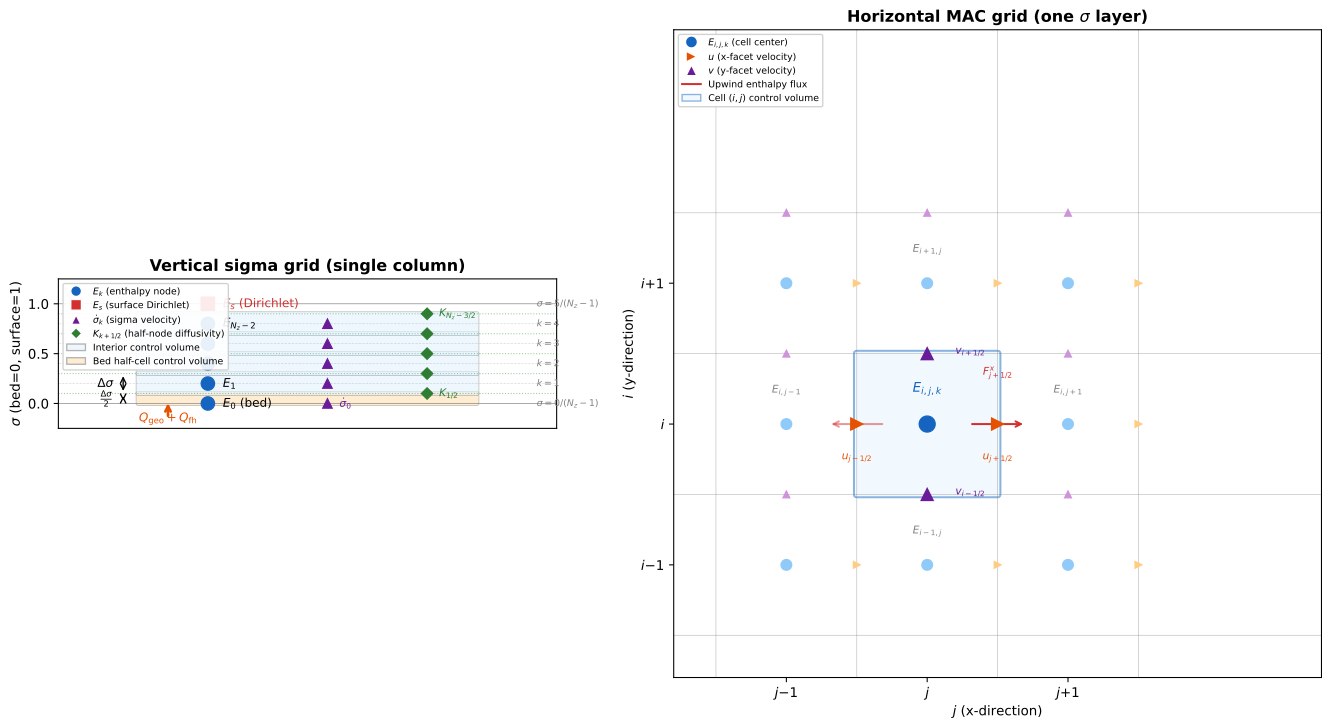

Reproduce this figure in Python.
"""
Generate the column discretization diagram for column_smoother.md.

Run:
    cd docs/figures && python column_grid.py
"""
import matplotlib.pyplot as plt
import matplotlib.patches as mpatches
import numpy as np

fig, axes = plt.subplots(1, 2, figsize=(14, 8),
                         gridspec_kw={'width_ratios': [1, 1.3]})

# ================================================================
# LEFT PANEL: Vertical sigma grid (single column)
# ================================================================
ax = axes[0]
ax.set_xlim(-0.5, 4.5)
ax.set_ylim(-0.25, 1.25)
ax.set_aspect('equal')
ax.set_title('Vertical sigma grid (single column)', fontsize=12, fontweight='bold')

nz = 6
sigma = np.linspace(0, 1, nz)
dsig = sigma[1] - sigma[0]

# Control volume shading
for k in range(nz):
    if k == 0:
        # Half-cell at bed
        y_lo = 0.0
        y_hi = dsig / 2
        color = '#FFE0B2'
        label = 'Bed half-cell CV'
    elif k == nz - 1:
        # Surface: Dirichlet, no CV
        continue
    else:
        y_lo = sigma[k] - dsig / 2
        y_hi = sigma[k] + dsig / 2
        color = '#E3F2FD'
        label = 'Interior CV' if k == 1 else None
    rect = mpatches.FancyBboxPatch((0.3, y_lo), 3.4, y_hi - y_lo,
                                    boxstyle="round,pad=0.02",
                                    facecolor=color, edgecolor='gray',
                                    linewidth=0.5, alpha=0.6)
    ax.add_patch(rect)

# Sigma level lines
for k in range(nz):
    style = '-' if k in (0, nz - 1) else '--'
    alpha = 1.0 if k in (0, nz - 1) else 0.3
    ax.axhline(sigma[k], color='gray', linestyle=style, alpha=alpha, linewidth=0.5)

# Half-node lines (where K is evaluated)
for k in range(nz - 1):
    y_half = 0.5 * (sigma[k] + sigma[k + 1])
    ax.axhline(y_half, color='green', linestyle=':', alpha=0.4, linewidth=0.8)

# E nodes (cell centers)
x_E = 1.0
for k in range(nz):
    marker = 's' if k == nz - 1 else 'o'
    color = '#D32F2F' if k == nz - 1 else '#1565C0'
    ax.plot(x_E, sigma[k], marker, color=color, markersize=10, zorder=5)
    if k == 0:
        ax.annotate(f'$E_0$ (bed)', (x_E + 0.15, sigma[k]),
                    fontsize=9, va='center')
    elif k == nz - 1:
        ax.annotate(f'$E_s$ (Dirichlet)', (x_E + 0.15, sigma[k]),
                    fontsize=9, va='center', color='#D32F2F')
    elif k == 1:
        ax.annotate(f'$E_{k}$', (x_E + 0.15, sigma[k]),
                    fontsize=9, va='center')
    elif k == nz - 2:
        ax.annotate(f'$E_{{N_z-2}}$', (x_E + 0.15, sigma[k]),
                    fontsize=9, va='center')

# sigma_dot nodes
x_sd = 2.2
for k in range(nz - 1):
    ax.plot(x_sd, sigma[k], '^', color='#6A1B9A', markersize=7, zorder=5)
    if k == 0:
        ax.annotate(r'$\dot\sigma_0$', (x_sd + 0.12, sigma[k]),
                    fontsize=8, va='center', color='#6A1B9A')

# K at half-nodes
x_K = 3.2
for k in range(nz - 1):
    y_half = 0.5 * (sigma[k] + sigma[k + 1])
    ax.plot(x_K, y_half, 'D', color='#2E7D32', markersize=6, zorder=5)
    if k == 0:
        ax.annotate(r'$K_{1/2}$', (x_K + 0.12, y_half),
                    fontsize=8, va='center', color='#2E7D32')
    elif k == nz - 2:
        ax.annotate(r'$K_{N_z-3/2}$', (x_K + 0.12, y_half),
                    fontsize=8, va='center', color='#2E7D32')

# Neumann flux arrow at bed
ax.annotate('', xy=(0.6, 0.03), xytext=(0.6, -0.15),
            arrowprops=dict(arrowstyle='->', color='#E65100', lw=2))
ax.text(0.6, -0.18, r'$Q_{\mathrm{geo}} + Q_{\mathrm{fh}}$',
        ha='center', fontsize=9, color='#E65100')

# Half-cell bracket
bx = 0.15
ax.annotate('', xy=(bx, 0), xytext=(bx, dsig / 2),
            arrowprops=dict(arrowstyle='<->', color='black', lw=1))
ax.text(bx - 0.1, dsig / 4, r'$\frac{\Delta\sigma}{2}$',
        ha='right', va='center', fontsize=9)

# Full cell bracket
ax.annotate('', xy=(bx, sigma[1] - dsig / 2), xytext=(bx, sigma[1] + dsig / 2),
            arrowprops=dict(arrowstyle='<->', color='black', lw=1))
ax.text(bx - 0.1, sigma[1], r'$\Delta\sigma$',
        ha='right', va='center', fontsize=9)

# Sigma labels on right
for k in range(nz):
    ax.text(4.3, sigma[k], f'$\\sigma={k}/(N_z-1)$' if k in (0, nz-1)
            else f'$k={k}$', fontsize=7, va='center', ha='left', color='gray')

ax.set_ylabel(r'$\sigma$ (bed=0, surface=1)', fontsize=10)
ax.set_xticks([])

# Legend
legend_elements = [
    plt.Line2D([0], [0], marker='o', color='w', markerfacecolor='#1565C0',
               markersize=8, label='$E_k$ (enthalpy node)'),
    plt.Line2D([0], [0], marker='s', color='w', markerfacecolor='#D32F2F',
               markersize=8, label='$E_s$ (surface Dirichlet)'),
    plt.Line2D([0], [0], marker='^', color='w', markerfacecolor='#6A1B9A',
               markersize=7, label=r'$\dot\sigma_k$ (sigma velocity)'),
    plt.Line2D([0], [0], marker='D', color='w', markerfacecolor='#2E7D32',
               markersize=6, label='$K_{k+1/2}$ (half-node diffusivity)'),
    mpatches.Patch(facecolor='#E3F2FD', edgecolor='gray', alpha=0.6,
                   label='Interior control volume'),
    mpatches.Patch(facecolor='#FFE0B2', edgecolor='gray', alpha=0.6,
                   label='Bed half-cell control volume'),
]
ax.legend(handles=legend_elements, loc='upper left', fontsize=7,
          framealpha=0.9)


# ================================================================
# RIGHT PANEL: Horizontal MAC grid (one sigma layer)
# ================================================================
ax2 = axes[1]
ax2.set_xlim(-0.8, 3.8)
ax2.set_ylim(-0.8, 3.8)
ax2.set_aspect('equal')
ax2.set_title('Horizontal MAC grid (one $\\sigma$ layer)', fontsize=12,
              fontweight='bold')

# Draw cell boundaries
for i in range(4):
    ax2.axhline(i - 0.5, color='gray', linewidth=0.5, alpha=0.5)
    ax2.axvline(i - 0.5, color='gray', linewidth=0.5, alpha=0.5)

# Highlight center cell
rect = mpatches.FancyBboxPatch((0.5, 0.5), 1.0, 1.0,
                                boxstyle="round,pad=0.02",
                                facecolor='#E3F2FD', edgecolor='#1565C0',
                                linewidth=1.5, alpha=0.5)
ax2.add_patch(rect)

# Cell-center E values
for i in range(3):
    for j in range(3):
        if i == 1 and j == 1:
            ax2.plot(j, i, 'o', color='#1565C0', markersize=12, zorder=5)
            ax2.text(j, i + 0.2, '$E_{i,j,k}$', ha='center', va='bottom',
                     fontsize=10, fontweight='bold', color='#1565C0')
        else:
            ax2.plot(j, i, 'o', color='#90CAF9', markersize=8, zorder=5)

# Neighbor labels
ax2.text(0, 1.2, '$E_{i,j-1}$', ha='center', va='bottom', fontsize=8, color='gray')
ax2.text(2, 1.2, '$E_{i,j+1}$', ha='center', va='bottom', fontsize=8, color='gray')
ax2.text(1, 2.2, '$E_{i+1,j}$', ha='center', va='bottom', fontsize=8, color='gray')
ax2.text(1, 0.2, '$E_{i-1,j}$', ha='center', va='bottom', fontsize=8, color='gray')

# u-velocities on vertical facets
for i in range(3):
    for j in range(4):
        x = j - 0.5
        y = i
        if 0 <= x <= 2.5 and 0 <= y <= 2:
            color = '#E65100' if (j in (1, 2) and i == 1) else '#FFCC80'
            size = 9 if (j in (1, 2) and i == 1) else 5
            ax2.plot(x, y, '>', color=color, markersize=size, zorder=4)

# Label the highlighted u facets
ax2.text(0.5, 1 - 0.25, '$u_{j-1/2}$', ha='center', fontsize=8, color='#E65100')
ax2.text(1.5, 1 - 0.25, '$u_{j+1/2}$', ha='center', fontsize=8, color='#E65100')

# v-velocities on horizontal facets
for i in range(4):
    for j in range(3):
        x = j
        y = i - 0.5
        if 0 <= x <= 2 and 0 <= y <= 2.5:
            color = '#6A1B9A' if (i in (1, 2) and j == 1) else '#CE93D8'
            size = 9 if (i in (1, 2) and j == 1) else 5
            ax2.plot(x, y, '^', color=color, markersize=size, zorder=4)

# Label the highlighted v facets
ax2.text(1 + 0.2, 0.5, '$v_{i-1/2}$', ha='left', fontsize=8, color='#6A1B9A')
ax2.text(1 + 0.2, 1.5, '$v_{i+1/2}$', ha='left', fontsize=8, color='#6A1B9A')

# Flux arrows for the center cell
arrow_kw = dict(arrowstyle='->', color='#D32F2F', lw=1.5)
# Right face (outflow example)
ax2.annotate('', xy=(1.7, 1), xytext=(1.3, 1), arrowprops=arrow_kw)
ax2.text(1.5, 1.35, '$F^x_{j+1/2}$', ha='center', fontsize=8, color='#D32F2F')
# Left face
ax2.annotate('', xy=(0.3, 1), xytext=(0.7, 1),
             arrowprops=dict(arrowstyle='->', color='#D32F2F', lw=1.5, alpha=0.5))

# Axis labels
ax2.set_xlabel('$j$ (x-direction)', fontsize=10)
ax2.set_ylabel('$i$ (y-direction)', fontsize=10)
ax2.set_xticks([0, 1, 2])
ax2.set_xticklabels(['$j{-}1$', '$j$', '$j{+}1$'])
ax2.set_yticks([0, 1, 2])
ax2.set_yticklabels(['$i{-}1$', '$i$', '$i{+}1$'])

# Legend
legend2 = [
    plt.Line2D([0], [0], marker='o', color='w', markerfacecolor='#1565C0',
               markersize=9, label='$E_{i,j,k}$ (cell center)'),
    plt.Line2D([0], [0], marker='>', color='w', markerfacecolor='#E65100',
               markersize=8, label='$u$ (x-facet velocity)'),
    plt.Line2D([0], [0], marker='^', color='w', markerfacecolor='#6A1B9A',
               markersize=8, label='$v$ (y-facet velocity)'),
    plt.Line2D([0], [0], marker='', color='#D32F2F', lw=1.5,
               label='Upwind enthalpy flux'),
    mpatches.Patch(facecolor='#E3F2FD', edgecolor='#1565C0',
                   alpha=0.5, label='Cell $(i,j)$ control volume'),
]
ax2.legend(handles=legend2, loc='upper left', fontsize=7, framealpha=0.9)

plt.tight_layout()
plt.savefig('column_grid.png', dpi=200, bbox_inches='tight')
print("Saved column_grid.png")
plt.savefig('column_grid.svg', bbox_inches='tight')
print("Saved column_grid.svg")
